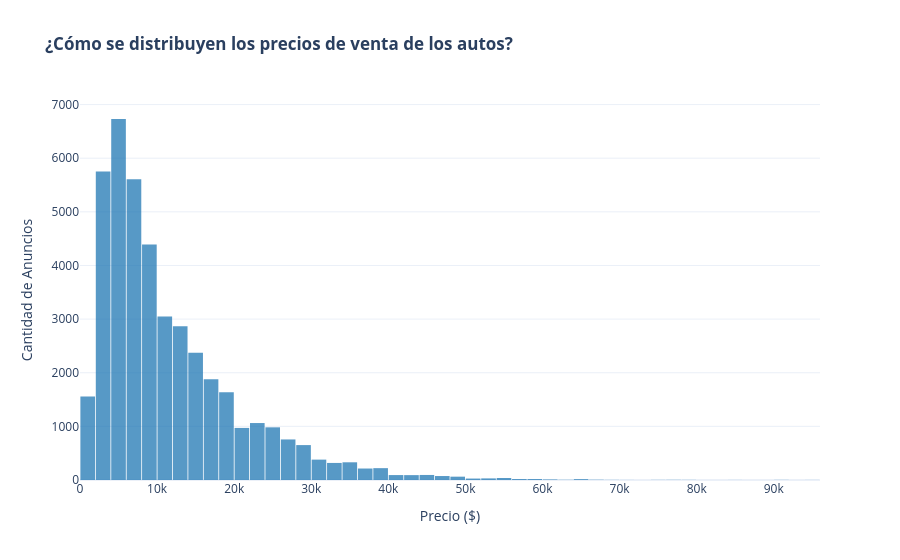

The cell this chart's notebook holds for it:
### Markdown cell above
# 7. Visualizaciones

### Code cell
# Creo un histograma para visualizar la distribución de precios de venta de los autos
fig_hist = go.Figure()

fig_hist.add_trace(go.Histogram(
    x=car_data_clean['price'],
    nbinsx=50,
    marker_color='#1f77b4',
    opacity=0.75
))

fig_hist.update_layout(
    title='<b>¿Cómo se distribuyen los precios de venta de los autos?</b>',
    xaxis_title='Precio ($)',
    yaxis_title='Cantidad de Anuncios',
    template='plotly_white',
    bargap=0.05
)

fig_hist.show()

### Figure 1 — Plotly figure (JSON) as saved in the notebook; plotly's stock layout.template omitted (floating-point values rounded to 4 significant figures; data arrays with more than 128 entries replaced by an {"elided": "..."} marker saying what was removed)
{"data": [{"marker": {"color": "#1f77b4"}, "nbinsx": 50, "opacity": 0.75, "type": "histogram", "x": {"elided": "42324 int values"}}], "layout": {"bargap": 0.05, "title": {"text": "<b>¿Cómo se distribuyen los precios de venta de los autos?</b>"}, "xaxis": {"title": {"text": "Precio ($)"}}, "yaxis": {"title": {"text": "Cantidad de Anuncios"}}}}
